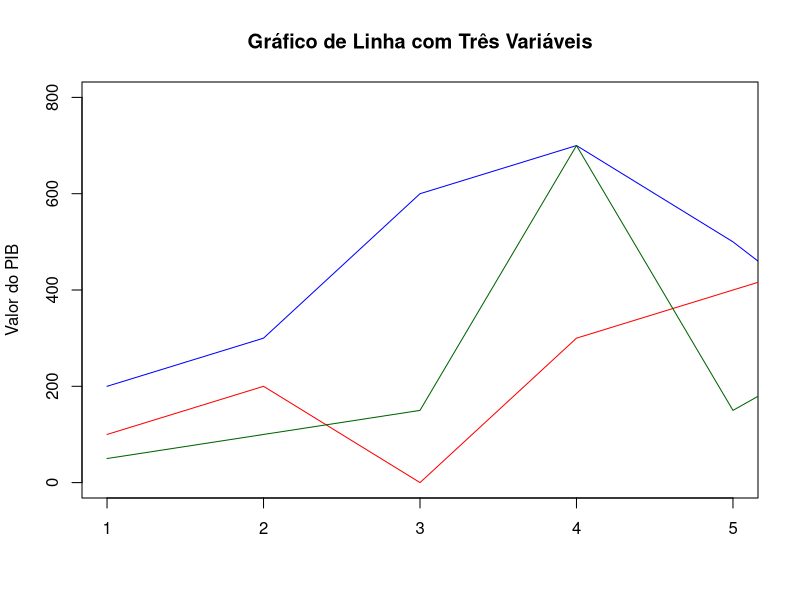

This figure's R source:
# Data
x <- c(1, 2, 3, 4, 5, 6)
y <- c(200, 300, 600, 700, 500, 250)

y2 <- c(100, 200, 0, 300, 400, 500)
y3 <- c(50, 100, 150, 700, 150, 333)

# Vectors
plot(x, y,
    type = "l", col = "blue",
    xlab = "", ylab = "Valor do PIB", xlim = c(1, 5),
    ylim = c(0, 800),
    main = "Gráfico de Linha com Três Variáveis"
)
# Data frame
# plot(data.frame(x, y), type = "l") # Equivalent

# Formula
# plot(y ~ x, type = "l") # Equivalent

lines(x, y2, col = "red")

lines(x, y3, col = "darkgreen")

# Adicionar legenda
legend("topright", c("PIB do País 1", "PIB do País 2", "PIB do País 3"),
    col = c("blue", "red", "darkgreen"),
    horiz = TRUE,
    inset = c(0, 1.4), # Posição da legenda
    xpd = TRUE, # Permite que a legenda fique fora do gráfico
    lty = 10 # Remove a linha da legenda
)
